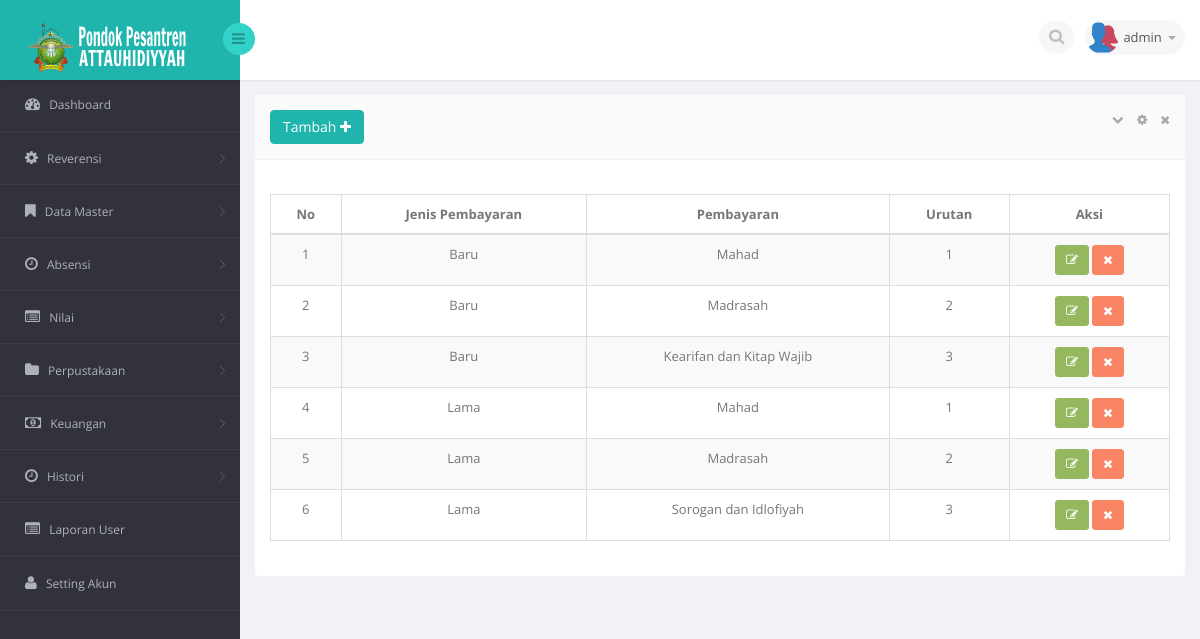
The app's page /med.php?mod=jenispembayaran (signed in) with its own data.
### tables this page shows
CREATE TABLE IF NOT EXISTS `user` (
`id` int(11) NOT NULL,
  `id_user` varchar(50) NOT NULL,
  `id_sekolah` int(11) NOT NULL,
  `nama` varchar(45) NOT NULL,
  `username` varchar(20) NOT NULL,
  `password` varchar(50) NOT NULL,
  `level` varchar(20) NOT NULL,
  `last_login` datetime NOT NULL,
  `akses_master` text NOT NULL
);

CREATE TABLE IF NOT EXISTS `jenispembayaran` (
`id` int(11) NOT NULL,
  `pembayaran` varchar(100) NOT NULL,
  `jenis` varchar(100) NOT NULL,
  `urutan` tinytext NOT NULL
);

### session.php (called while the page is built, shortened)
<?php
	include"lib/conn.php";
	$level_check = $_SESSION['level'];
	$user_check = $_SESSION['login_user'];
	if ($level_check=='siswa') {
			$ses_sql=mysqli_query($conn,"select panggilan from siswa where nis = '$user_check'");
		$row = mysqli_fetch_assoc($ses_sql);
		$login_session = $row['panggilan'];
		if(!isset($login_session)){
			mysqli_close($conn);
			header('location: login.php');
		}
	}else{
		$ses_sql=mysqli_query($conn,"select *from user where username = '$user_check'");
		$row = mysqli_fetch_assoc($ses_sql);
		$login_session = $row['username'];
	}
?>

### mod/keuangan/jenispembayaran.php (the view, shortened to what this page needs)
<?php
	if(isset($_SESSION['jenispembayaran']) AND $_SESSION['jenispembayaran'] <> 'TRUE')
	{
		?>
		  <div class="alert alert-danger alert-dismissible" id="succsess-alert">
	        <button type="button" class="close" data-dismiss="alert" aria-hidden="true">&times;</button>
	        <h4><i class="icon fa fa-ban"></i> Alert!</h4>
	        Dilarang mengakses file ini.
	      </div>
		<?php
	}
	else{
	$linkaksi = 'med.php?mod=jenispembayaran';
	if(isset($_GET['act']))
	{
		$act = $_GET['act'];
		$linkaksi .= '&act='.$act;
	}
	else
	{
		$act = '';
	}
	$aksi = 'mod/keuangan/act_jenispembayaran.php';
	?>
	<?php
	switch ($act) {
			?>
			<?php
		default :
			?>
		        <div class="row">
		            <div class="clearfix">
		            <div class="col-sm-12">
		                <section class="panel">
		                    <header class="panel-heading">
		                        <?php if($_SESSION['level']=='admin'){?>
		                        	<a href="med.php?mod=jenispembayaran&act=form">
									<button class="btn btn-primary">
										Tambah <i class="fa fa-plus"></i>
									</button>
									</a>
								<?php }?>
		                        <span class="tools pull-right">
		                            <a href="javascript:;" class="fa fa-chevron-down"></a>
		                            <a href="javascript:;" class="fa fa-cog"></a>
		                            <a href="javascript:;" class="fa fa-times"></a>
		                         </span>
		                    </header>
		                    <div class="panel-body">
		                        <div class="adv-table editable-table table-responsive">
		                            <div class="clearfix">
		                            </div>
		                            <table class="table table-striped table-hover table-bordered" id="example">
		                                <thead>
		                                <tr>
											<th class="text-center">No</th>
		                                    <th class="text-center">Jenis Pembayaran</th>
		                                    <th class="text-center">Pembayaran</th>
											<th class="text-center">Urutan</th>
		                                    <?php if($_SESSION['level']=='admin' or $_SESSION['level']=='keuangan' ){?>
		                                    <th class="text-center">Aksi</th>
											<?php }?>
										</tr>
		                                </thead>
		                                <tbody>
		                                <?php
											$query = "SELECT * FROM jenispembayaran order by jenis asc";
											$sql_kul = mysqli_query($conn,$query);
											$i=1;
											while ($m = mysqli_fetch_assoc($sql_kul)) {
										?>
		                                <tr class="">
		                                    <td align="center"><?php echo $i ?></td>
		                                    <td align="center"><?php echo $m['jenis']?></td>
		                                    <td align="center"><?php echo $m['pembayaran']?></td>
		                                    <td align="center"><?php echo $m['urutan']?></td>
		                                    <?php if($_SESSION['level']=='admin' or $_SESSION['level']=='keuangan' ){?>
											<td align="center">
		                                        <a href="med.php?mod=jenispembayaran&act=form&id=<?php echo $m['id'] ?>" ><button class="btn btn-success btn-sm"><i class="fa fa-edit"></i></button> </a>
												<a href="<?php echo $aksi ?>?mod=jenispembayaran&act=hapus&id=<?php echo $m['id'] ?>" onclick="return myFunction();"><button class="btn btn-danger btn-sm"><i class="fa fa-times"></i></button> </a>
											</td>
											 <?php }?>
		                                </tr>
		                                <?php
		 									 $i++;
		 								 }
		 								?>
		                                </tbody>
		                            </table>
		                        </div>
		                    </div>
		                </section>
		            </div>
		        </div>
			<?php
		break;
	}
	}
?>

### med.php (shortened to what this page needs)
<?php
    include"session.php";
?>
<!DOCTYPE html>
<html lang="en">
<head>
    <link href="bs3/css/bootstrap.min.css" rel="stylesheet">
    <link href="css/bootstrap-reset.css" rel="stylesheet">
    <link href="font-awesome/css/font-awesome.css" rel="stylesheet" />
    <link rel="stylesheet" href="css/bootstrap-switch.css" />
    <link rel="stylesheet" type="text/css" href="js/bootstrap-fileupload/bootstrap-fileupload.css" />
    <link rel="stylesheet" type="text/css" href="js/bootstrap-wysihtml5/bootstrap-wysihtml5.css" />
    <link rel="stylesheet" type="text/css" href="js/bootstrap-datepicker/css/datepicker.css" />
    <link rel="stylesheet" type="text/css" href="js/bootstrap-colorpicker/css/colorpicker.css" />
    <link rel="stylesheet" type="text/css" href="js/bootstrap-daterangepicker/daterangepicker-bs3.css" />
    <link rel="stylesheet" type="text/css" href="js/bootstrap-datetimepicker/css/datetimepicker.css" />
    <link rel="stylesheet" type="text/css" href="js/jquery-multi-select/css/multi-select.css" />
    <link rel="stylesheet" type="text/css" href="js/jquery-tags-input/jquery.tagsinput.css" />
    <link rel="stylesheet" type="text/css" href="js/select2/select2.css" />
    <link href="js/jvector-map/jquery-jvectormap-1.2.2.css" rel="stylesheet">
    <link href="css/clndr.css" rel="stylesheet">
    <link href="js/css3clock/css/style.css" rel="stylesheet">
    <link rel="stylesheet" href="js/morris-chart/morris.css">
    <link href="js/advanced-datatable/css/demo_page.css" rel="stylesheet" />
    <link href="js/advanced-datatable/css/demo_table.css" rel="stylesheet" />
    <link rel="stylesheet" href="css/datatables/fixedHeader.bootstrap.min.css">
    <link rel="stylesheet" href="css/datatables/responsive.bootstrap.min.css">
    <link rel="stylesheet" href="css/datatables/buttons.dataTables.min.css">
    <link rel="stylesheet" href="css/jquery.steps.css?1">
    <link href="css/style.css" rel="stylesheet">
    <link href="css/style-responsive.css" rel="stylesheet" />
</head>
<body>
<section id="container" >
<header class="header fixed-top clearfix">
<div class="brand">
    <a href="med.php?mod=home" class="logo">
        <img class="img-responsive" src="images/logo.png" alt="">
    </a>
    <div class="sidebar-toggle-box">
        <div class="fa fa-bars"></div>
    </div>
</div>
<div class="top-nav clearfix">
    <ul class="nav pull-right top-menu">
        <li>
            <input type="text" class="form-control search" placeholder=" Search">
        </li>
        <li class="dropdown">
            <a data-toggle="dropdown" class="dropdown-toggle" href="#">
                <img alt="" src="images/users.png">
                <span class="username"><?php echo $login_session ?></span>
                <b class="caret"></b>
            </a>
        </li>
    </ul>
</div>
</header>
<aside class="position-fixed">
    <div id="sidebar" class="nav-collapse">
                    <div class="leftside-navigation">
            <ul class="sidebar-menu" id="nav-accordion">
                <li>
                    <a href="index.php">
                        <i class="fa fa-dashboard"></i>
                        <span>Dashboard</span>
                    </a>
                </li>
                <?php
                if ($_SESSION['level']=='perpustakaan') {
                ?>
                <li class="sub-menu">
                    <a href="javascript:;">
                        <i class="fa fa-folder"></i>
                        <span>Perpustakaan</span>
                    </a>
                    <ul class="sub">
                        <li><a href="med.php?mod=kategori_buku">Kategori Buku</a></li>
                        <li><a href="med.php?mod=sumber_buku">Sumber Buku</a></li>
                        <li><a href="med.php?mod=rak_buku">Rak Buku</a></li>
                        <li><a href="med.php?mod=buku">Buku</a></li>
                        <li><a href="med.php?mod=peminjaman">Data Peminjaman</a></li>
                        <li><a href="med.php?mod=pengembalian">Data Pengembalian</a></li>
                        <li><a href="med.php?mod=kas">Kas</a></li>
                    </ul>
                </li>
                <?php
                }elseif($_SESSION['level']=='admin' OR $_SESSION['level']=='superadmin'){
                ?>
                <li class="sub-menu">
                    <a href="javascript:;">
                        <i class="fa fa-cog"></i>
                        <span>Reverensi</span>
                    </a>
                </li>
                <li class="sub-menu">
                    <a href="javascript:;">
                        <i class="fa fa-bookmark"></i>
                        <span>Data Master</span>
                    </a>
                </li>
                <li class="sub-menu">
                    <a href="javascript:;">
                        <i class="fa fa-clock-o"></i>
                        <span>Absensi</span>
                    </a>
                </li>
                <li class="sub-menu">
                    <a href="javascript:;">
                        <i class="fa fa-list-alt"></i>
                        <span>Nilai</span>
                    </a>
                </li>
                <li class="sub-menu">
                    <a href="javascript:;">
                        <i class="fa fa-folder"></i>
                        <span>Perpustakaan</span>
                    </a>
                </li>
                <li class="sub-menu">
                    <a href="javascript:;">
                        <i class="fa fa-money"></i>
                        <span>Keuangan</span>
                    </a>
                </li>
                <li class="sub-menu">
                    <a href="javascript:;">
                        <i class="fa fa-clock-o"></i>
                        <span>Histori</span>
                    </a>
                </li>
                <li>
                    <a href="med.php?mod=laporan_user">
                        <i class="fa fa-list-alt"></i>
                        <span>Laporan User</span>
                    </a>
                </li>
                <li>
                    <a href="med.php?mod=userakun&act=admin">
                    <i class="fa fa-user"></i>
                        <span>Setting Akun</span>
                    </a>
                </li>
                <?php
                }
                ?>
            </ul>
        </div>
    </div>
</aside>
<section id="main-content">
    <section class="wrapper">
         <?php include"content.php"; ?>
    </section>
</section>
</section>
</body>
</html>

### records on screen
user: username "admin"
jenispembayaran: jenis "Baru", pembayaran "Mahad", urutan "1"
jenispembayaran: jenis "Baru", pembayaran "Madrasah", urutan "2"
jenispembayaran: jenis "Baru", pembayaran "Kearifan dan Kitap Wajib", urutan "3"
jenispembayaran: jenis "Lama", pembayaran "Mahad", urutan "1"
jenispembayaran: jenis "Lama", pembayaran "Madrasah", urutan "2"
jenispembayaran: jenis "Lama", pembayaran "Sorogan dan Idlofiyah", urutan "3"
